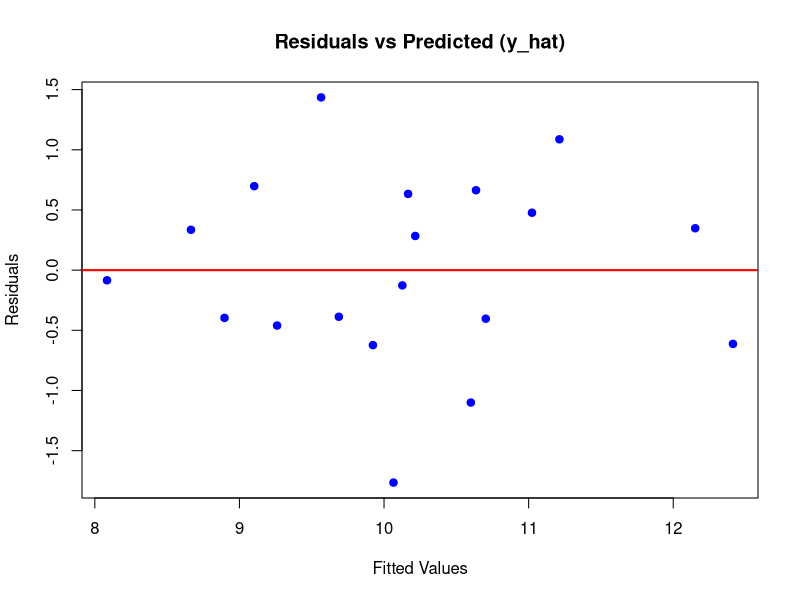
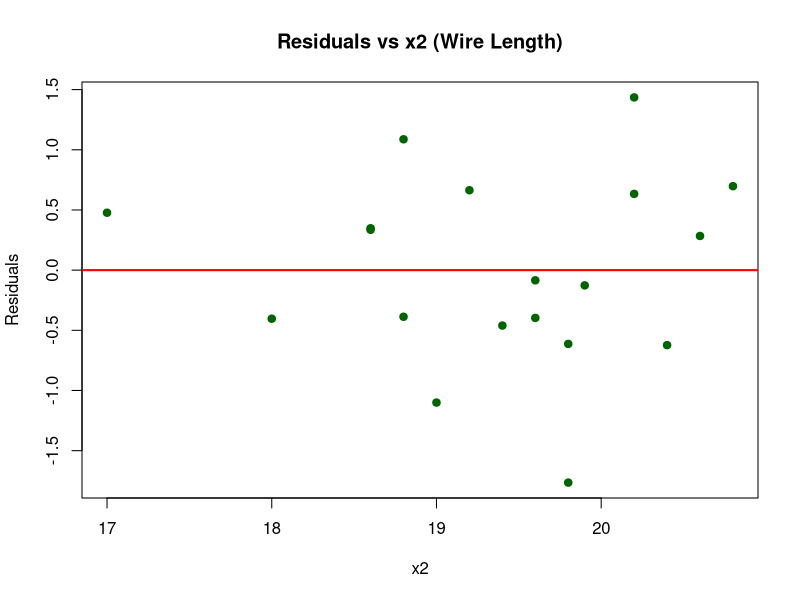
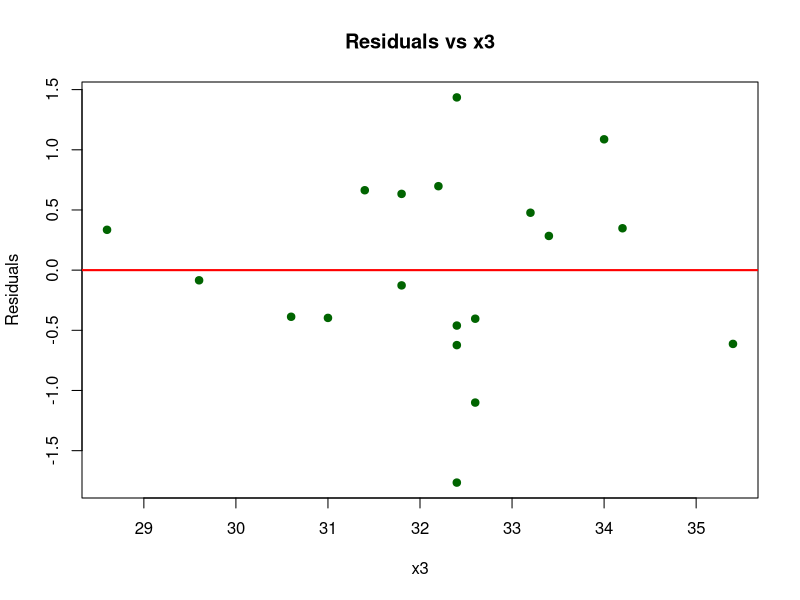
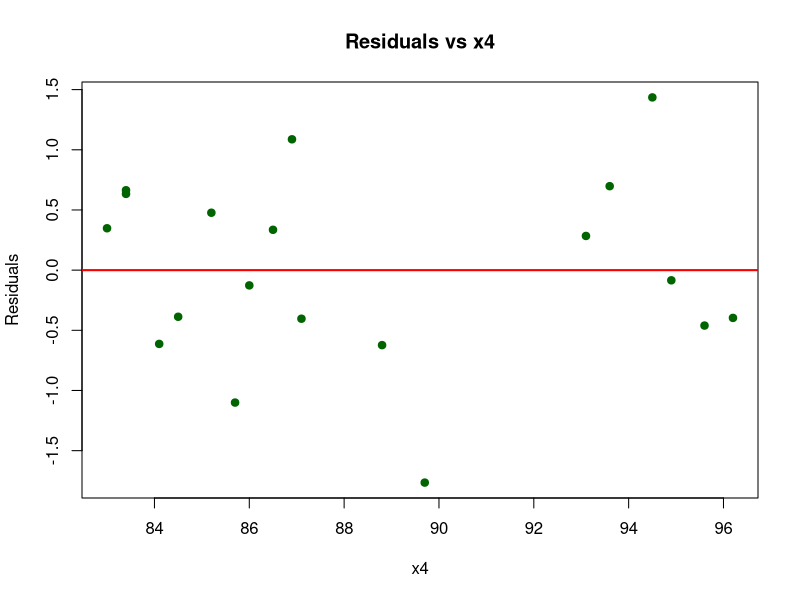
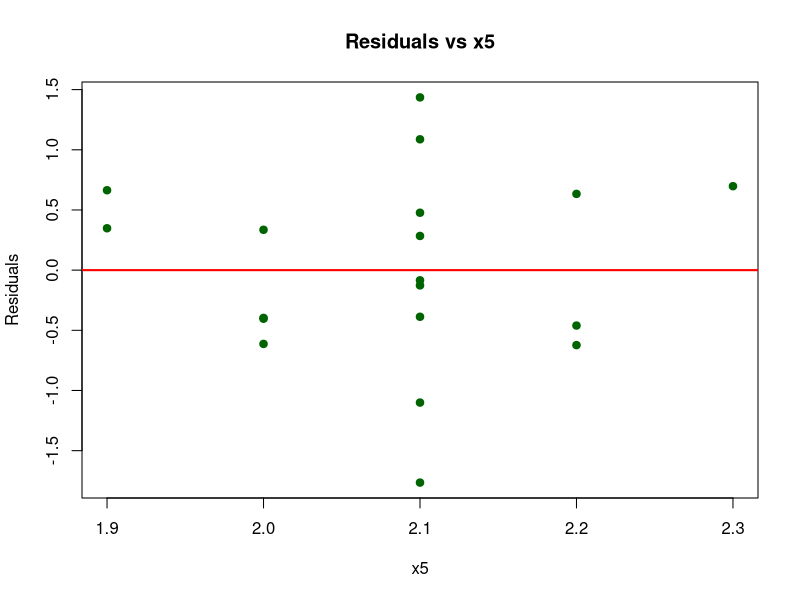
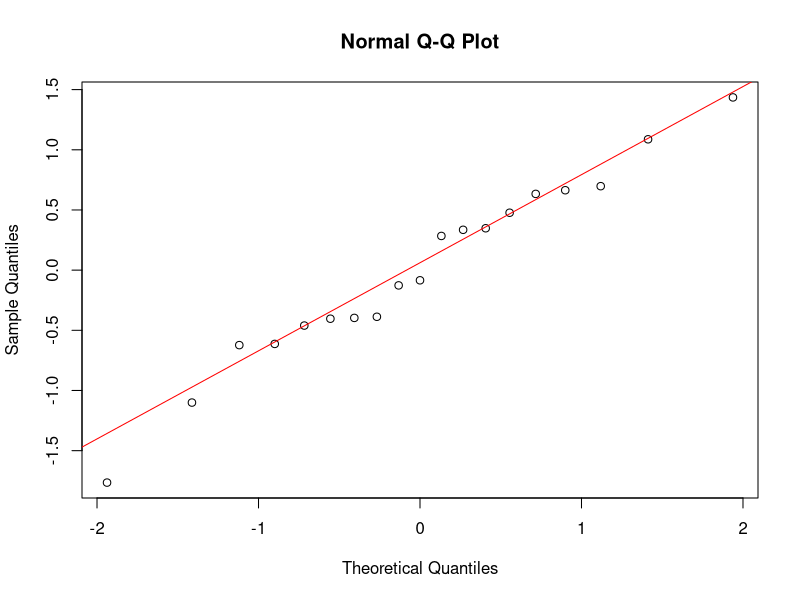

Generate these figures, in order, with R:
## ---- chunk 1
knitr::opts_chunk$set(echo = TRUE)
## ---- chunk 2
# 1. Create the dataset
# 'wear' is the response (Y), 'viscosity' (x1) and 'load' (x2) are predictors
wear_data <- data.frame(
  viscosity = c(1.6, 15.5, 22.0, 43.0, 33.0, 40.0),
  load = c(851, 816, 1058, 1201, 1357, 1115),
  wear = c(193, 230, 172, 91, 113, 125)
)

# 2. Fit the linear model
# The formula 'wear ~ viscosity + load' corresponds to E(Y) = b0 + b1x1 + b2x2 [cite: 12]
model <- lm(wear ~ viscosity + load, data = wear_data)

# 3. Output the results
# This produces the Estimates, Standard Errors, t-values, and p-values [cite: 118, 141]
summary(model)

# 4. (Optional) Get the ANOVA table
# This corresponds to the ANOVA test for regression relationship [cite: 132, 133]
anova(model)
## ---- chunk 3
# Matrix calculation one by one
# 1. Input the Data
y_vec <- c(193, 230, 172, 91, 113, 125)
x1 <- c(1.6, 15.5, 22.0, 43.0, 33.0, 40.0)
x2 <- c(851, 816, 1058, 1201, 1357, 1115)

# 2. Construct the Design Matrix X (Section 1.1)
# We add a column of 1s for the intercept (beta0)
X <- cbind(1, x1, x2)
cat("--- Design Matrix X ---\n")
print(X)

# 3. Calculate X' (Transpose) - Section 1.3
Xt <- t(X)
cat("\n--- X' (Transpose) ---\n")
print(Xt)

# 4. Calculate X'X (Sum of Squares and Cross-products) - Section 1.4
XtX <- Xt %*% X
cat("\n--- X'X ---\n")
print(XtX)

# 5. Calculate (X'X)^-1 (Inverse) - Section 1.4
# Note: solve() computes the inverse in R
XtX_inv <- solve(XtX)
cat("\n--- (X'X)^-1 (Inverse) ---\n")
print(XtX_inv)

# 6. Calculate X'Y - Section 1.4
XtY <- Xt %*% y_vec
cat("\n--- X'Y ---\n")
print(XtY)

# 7. Finally, calculate Beta_hat = (X'X)^-1 * X'Y
beta_hat <- XtX_inv %*% XtY
cat("\n--- Final Beta_hat Estimates ---\n")
print(beta_hat)
## ---- chunk 4
# 1. Total Sum of Squares (SST)
n <- length(y_vec)
SST <- sum(y_vec^2) - (sum(y_vec)^2)/n
SST

# 2. Regression Sum of Squares (SSR)
# Formula: Beta_hat' * XtY - Correction Factor
SSR <- t(beta_hat) %*% XtY - (sum(y_vec)^2)/n
SSR

# 3. Error Sum of Squares (SSE)
SSE <- SST - SSR
SSE

# 4. F-Statistic
MSR <- SSR / 2
MSE <- SSE / (n - 3)
F_stat <- MSR / MSE
MSR
MSE

# 5. P-value
p_val <- pf(F_stat, 2, 3, lower.tail = FALSE)

cat("F-statistic:", F_stat, "\nP-value:", p_val)
## ---- chunk 5
# 1. Calculate the Variance-Covariance Matrix
# This scales your inverse matrix by the Error Mean Square
#var_beta_matrix <- MSE * XtX_inv

# 2. Extract the Diagonal elements
# These are the 'variances' of beta0, beta1, and beta2
#variances <- diag(MSE * XtX_inv)

# 3. Take the Square Root to get Standard Errors
# This is what you use in the denominator of your T-test
se_betas <- sqrt(diag(as.numeric(MSE) * XtX_inv))

# View the results
print(se_betas)

# T-test for Viscosity (x1)
t_val_x1 <- beta_hat[2] / se_betas[2]

# T-test for Load (x2)
t_val_x2 <- beta_hat[3] / se_betas[3]

cat("T-stat for x1:", t_val_x1, "\nT-stat for x2:", t_val_x2)
## ---- chunk 6
# Calculate the interaction column
x1x2 <- x1 * x2

# Build the new 6x4 Design Matrix
X2 <- cbind(1, x1, x2, x1x2)
print(X2)

# copy paste

# 3. Calculate X' (Transpose) - Section 1.3
X2t <- t(X2)
cat("\n--- X' (Transpose) ---\n")
print(X2t)

# 4. Calculate X'X (Sum of Squares and Cross-products) - Section 1.4
X2tX2 <- X2t %*% X2
cat("\n--- X'X ---\n")
print(X2tX2)

# 5. Calculate (X'X)^-1 (Inverse) - Section 1.4
# Note: solve() computes the inverse in R
X2tX2_inv <- solve(X2tX2)
cat("\n--- (X'X)^-1 (Inverse) ---\n")
print(X2tX2_inv)

# 6. Calculate X'Y - Section 1.4
X2tY <- X2t %*% y_vec
cat("\n--- X'Y ---\n")
print(XtY)

# 7. Finally, calculate Beta_hat = (X'X)^-1 * X'Y
beta_hat_new <- X2tX2_inv %*% X2tY
cat("\n--- Final Beta_hat Estimates ---\n")
print(beta_hat_new)

# 1. Total Sum of Squares (SST)
n <- length(y_vec)
SST_new <- sum(y_vec^2) - (sum(y_vec)^2)/n
SST_new

# 2. Regression Sum of Squares (SSR)
# Formula: Beta_hat' * XtY - Correction Factor
SSR_new <- t(beta_hat_new) %*% X2tY - (sum(y_vec)^2)/n
SSR_new

# 3. Error Sum of Squares (SSE)
SSE_new <- SST_new - SSR_new
SSE_new

# 4. F-Statistic
MSR_new <- SSR_new / 3
MSE_new <- SSE_new / (n - 4)
F_stat_new <- MSR_new / MSE_new
MSR_new
MSE_new

# 5. P-value
p_val_new <- pf(F_stat_new, 1, 4, lower.tail = FALSE)

cat("F-statistic:", F_stat_new, "\nP-value:", p_val_new)

se_betas_new <- sqrt(diag(as.numeric(MSE) * X2tX2_inv))

# View the results
print(se_betas_new)

# T-test for Viscosity (x1)
t_val_x1 <- beta_hat_new[2] / se_betas_new[2]

# T-test for Load (x2)
t_val_x2 <- beta_hat_new[3] / se_betas_new[3]

# T-test for interaction term (x1x2)
t_val_x1x2 <- beta_hat_new[4] / se_betas_new[4]

cat("T-stat for x1:", t_val_x1, "\nT-stat for x2:", t_val_x2, "\nT-stat for x1x2:", t_val_x1x2)

#partial F test
partial_F_stat <- ((SSE - SSE_new)/(1))/((SSE_new)/(n-4))
partial_F_stat
## ---- chunk 7
# Define the point of interest
x0_m1 <- c(1, 25, 1000)
x0_m2 <- c(1, 25, 1000, 25000)

# Variance for Model 2.1 (using MSE = 882.8 from 2.1)
var_y0_m1 <- 650.1407 * (t(x0_m1) %*% XtX_inv %*% x0_m1)
se_y0_m1 <- sqrt(var_y0_m1)

# Variance for Model 2.2 (using MSE = 561.3 from 2.2)
var_y0_m2 <- 561.2826 * (t(x0_m2) %*% X2tX2_inv %*% x0_m2)
se_y0_m2 <- sqrt(var_y0_m2)

# 95% CI: point_estimate +/- (t_critical * se)
# For m1, df=3 (t=3.182). For m2, df=2 (t=4.303)
ci_m1 <- c(165.194 - 3.182*se_y0_m1, 165.194 + 3.182*se_y0_m1)
ci_m2 <- c(184.4906935 - 4.303*se_y0_m2, 184.4906935 + 4.303*se_y0_m2)
c(ci_m1,ci_m2)
## ---- chunk 8
# Response variable (Pull Strength)
Y <- c(8.0, 8.3, 8.5, 8.8, 9.0, 9.3, 9.3, 9.5, 9.8, 10.0, 10.3, 10.5, 10.8, 11.0, 11.3, 11.5, 11.8, 12.3, 12.5)

# Predictor variables
x2 <- c(19.6, 19.8, 19.6, 19.4, 18.6, 18.8, 20.4, 19.0, 20.8, 19.9, 18.0, 20.6, 20.2, 20.2, 19.2, 17.0, 19.8, 18.8, 18.6)
x3 <- c(29.6, 32.4, 31.0, 32.4, 28.6, 30.6, 32.4, 32.6, 32.2, 31.8, 32.6, 33.4, 31.8, 32.4, 31.4, 33.2, 35.4, 34.0, 34.2)
x4 <- c(94.9, 89.7, 96.2, 95.6, 86.5, 84.5, 88.8, 85.7, 93.6, 86.0, 87.1, 93.1, 83.4, 94.5, 83.4, 85.2, 84.1, 86.9, 83.0) 
x5 <- c(2.1, 2.1, 2.0, 2.2, 2.0, 2.1, 2.2, 2.1, 2.3, 2.1, 2.0, 2.1, 2.2, 2.1, 1.9, 2.1, 2.0, 2.1, 1.9)

# Create Design Matrix X (including Intercept)
X <- cbind(1, x2, x3, x4, x5)
n <- length(Y)
n
p <- ncol(X)

# Solve for Beta coefficients: (X'X)^-1 * X'Y
XtX <- t(X) %*% X
XtY <- t(X) %*% Y
beta_hat <- solve(XtX) %*% XtY

# Display coefficients
print(beta_hat)

# ANOVA Step-by-Step
y_hat <- X %*% beta_hat
SSE <- sum((Y - y_hat)^2)
SSE
SST <- sum((Y - mean(Y))^2)
SSR <- SST - SSE


df_r <- 5 - 1  # p - 1 = 4
df_e <- 19 - 5 # n - p = 14

MSR <- SSR / df_r  # 5.578
MSE <- SSE / df_e  # 0.779 (Unbiased estimator s^2) [cite: 253]
MSR
MSE

F_stat <- MSR / MSE # 7.158
F_stat
p_value <- 1 - pf(F_stat, df_r, df_e) # 0.0024

# New observation vector
x_new <- c(1, 20, 30, 90, 2.0)

# Prediction calculation
Y_pred <- sum(x_new * beta_hat)
print(Y_pred)
## ---- chunk 9
# R code for the standard errors
C <- solve(t(X) %*% X)
SEs <- sqrt(MSE * diag(C))
SEs

# 4. T-test Statistics
t_stats <- beta_hat / SEs

# 5. Output Table
results <- data.frame(
  Estimate = beta_hat,
  Std_Error = SEs,
  T_Statistic = t_stats,
  P_Value = 2 * (1 - pt(abs(t_stats), n - p))
)
print(round(results, 4))
## ---- chunk 10
# 1. Manual Residual Calculation (from Section 1.10)
# y_hat = X * beta_hat
y_hat <- X %*% beta_hat
residuals <- Y - y_hat

# 2. Check lengths to avoid the error
length(y_hat)      # Should be 19
length(residuals)  # Should be 19

# 2.6(a) Plot Residuals vs Fitted values
plot(y_hat, residuals, 
     main="Residuals vs Predicted (y_hat)", 
     xlab="Fitted Values", ylab="Residuals",
     pch=19, col="blue")
abline(h = 0, col="red", lwd=2)

# 2.6(a) Plot Residuals vs Regressors (Example for x2)
# Repeat this for x3, x4, and x5
plot(x2, residuals, 
     main="Residuals vs x2 (Wire Length)", 
     xlab="x2", ylab="Residuals",
     pch=19, col="darkgreen")
abline(h = 0, col="red", lwd=2)

plot(x3, residuals, 
     main="Residuals vs x3", 
     xlab="x3", ylab="Residuals",
     pch=19, col="darkgreen")
abline(h = 0, col="red", lwd=2)

plot(x4, residuals, 
     main="Residuals vs x4", 
     xlab="x4", ylab="Residuals",
     pch=19, col="darkgreen")
abline(h = 0, col="red", lwd=2)

plot(x5, residuals, 
     main="Residuals vs x5", 
     xlab="x5", ylab="Residuals",
     pch=19, col="darkgreen")
abline(h = 0, col="red", lwd=2)

# 2.6(b) Normal Probability Plot (Manual)
# Sort residuals to create the Q-Q plot
qqnorm(residuals)
qqline(residuals, col="red")

# 1. Calculate the Hat Matrix
# X is your matrix with the column of 1s
H <- X %*% solve(t(X) %*% X) %*% t(X)

# 2. Extract the diagonal (leverage values)
leverages <- diag(H)

# 3. Use the threshold (2p/n)
p <- ncol(X) # which is 5
n <- nrow(X) # which is 19
threshold <- 2 * p / n # 0.5263

# 4. Identify influential points
influential_points <- which(leverages > threshold)
print(influential_points)
## ---- chunk 11
# Setup
t_crit <- qt(0.975, df = 14) # 2.144787
s <- sqrt(0.7792)            # From 2.5(a)

# Standard Errors (from diag of MSE * (X'X)^-1)
se_beta <- sqrt(diag(MSE * solve(t(X) %*% X)))

# Lower and Upper Bounds
LCL_beta <- beta_hat - t_crit * se_beta
UCL_beta <- beta_hat + t_crit * se_beta

# Results Table
data.frame(Estimate = beta_hat, Lower = LCL_beta, Upper = UCL_beta)


# Define c (x0) vector
c_vec <- matrix(c(1, 20, 30, 90, 2.0), ncol = 1)

# Point Estimate: c' * beta_hat
y_hat_0 <- t(c_vec) %*% beta_hat 

# Standard Error of Mean: s * sqrt(c' * (X'X)^-1 * c)
C_matrix <- solve(t(X) %*% X)
se_mean <- s * sqrt(t(c_vec) %*% C_matrix %*% c_vec)

# Confidence Interval
LCL_mean <- y_hat_0 - t_crit * se_mean
UCL_mean <- y_hat_0 + t_crit * se_mean

cat("Point Estimate:", y_hat_0, "\nInterval:", LCL_mean, "to", UCL_mean)
## ---- chunk 12
# Full data including x1 and x6
y  <- c(8.0, 8.3, 8.5, 8.8, 9.0, 9.3, 9.3, 9.5, 9.8, 10.0, 10.3, 10.5, 10.8, 11.0, 11.3, 11.5, 11.8, 12.3, 12.5)
x1 <- c(5.2, 5.2, 5.8, 6.4, 5.8, 5.2, 5.6, 6.0, 5.2, 5.8, 6.4, 6.0, 6.2, 6.2, 6.2, 5.6, 6.0, 5.8, 5.6)
x2 <- c(19.6, 19.8, 19.6, 19.4, 18.6, 18.8, 20.4, 19.0, 20.8, 19.9, 18.0, 20.6, 20.2, 20.2, 19.2, 17.0, 19.8, 18.8, 18.6)
x3 <- c(29.6, 32.4, 31.0, 32.4, 28.6, 30.6, 32.4, 32.6, 32.2, 31.8, 32.6, 33.4, 31.8, 32.4, 31.4, 33.2, 35.4, 34.0, 34.2)
x4 <- c(94.9, 89.7, 96.2, 95.6, 86.5, 84.5, 88.8, 85.7, 93.6, 86.0, 87.1, 93.1, 83.4, 94.5, 83.4, 85.2, 84.1, 86.9, 83.0)
x5 <- c(2.1, 2.1, 2.0, 2.2, 2.0, 2.1, 2.2, 2.1, 2.3, 2.1, 2.0, 2.1, 2.2, 2.1, 1.9, 2.1, 2.0, 2.1, 1.9)
x6 <- c(2.3, 1.8, 2.0, 2.1, 1.8, 2.1, 1.9, 1.9, 2.1, 1.8, 1.6, 2.1, 2.1, 1.9, 1.8, 2.1, 1.8, 1.8, 2.0)

# Design Matrix X (p = 7 including intercept)
X_full <- cbind(1, x1, x2, x3, x4, x5, x6)
n <- length(y)
p_full <- ncol(X_full)

# Estimates
beta_full <- solve(t(X_full) %*% X_full) %*% t(X_full) %*% y
sse_full <- sum((y - X_full %*% beta_full)^2)
mse_full <- sse_full / (n - p_full) # df = 19 - 7 = 12
